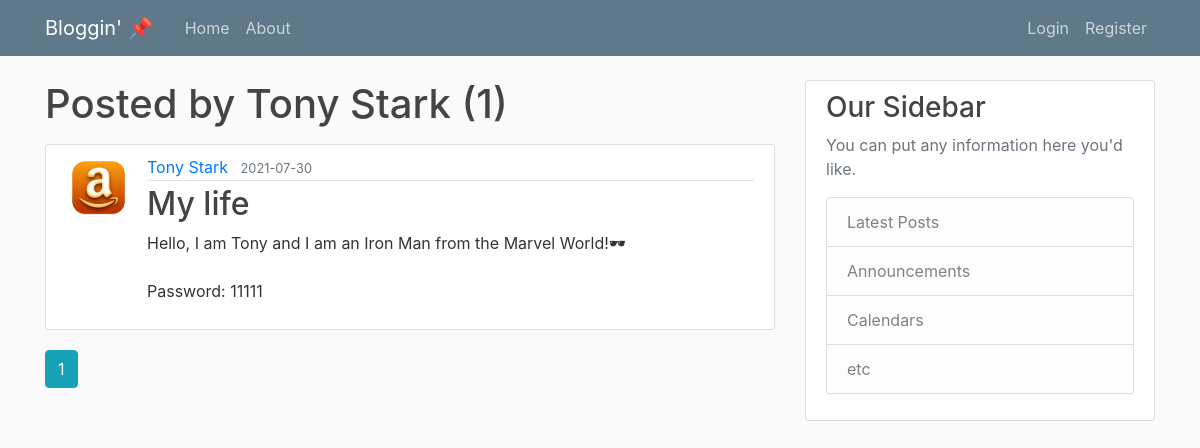
The page /user/Tony Stark on the database its author committed.
### main_flask/models.py (models this page shows, shortened)
class User(db.Model, UserMixin):
    id = db.Column(db.Integer, primary_key=True)
    username = db.Column(db.String(20), unique=True, nullable=False)
    email = db.Column(db.String(120), unique=True, nullable=False)
    image_file = db.Column(db.String(20), nullable=False,
                           default='default.jpg')
    password = db.Column(db.String(60), nullable=False)
    posts = db.relationship('Post', backref='author', lazy=True)

class Post(db.Model):
    id = db.Column(db.Integer, primary_key=True)
    title = db.Column(db.String(100), nullable=False)
    date_posted = db.Column(db.DateTime, nullable=False,
                            default=datetime.utcnow)
    content = db.Column(db.Text, nullable=False)
    user_id = db.Column(db.Integer, db.ForeignKey('user.id'), nullable=False)

### main_flask/users/routes.py (the view)
@users.route("/user/<string:username>")
def user_posts(username):
    page = request.args.get('page', 1, type=int)
    user = User.query.filter_by(username=username).first_or_404()
    posts = Post.query.filter_by(author=user)\
        .order_by(Post.date_posted.desc())\
        .paginate(page=page, per_page=5)
    return render_template('user_posts.html', posts=posts, user=user)

### main_flask/templates/user_posts.html
{% extends "layout.html" %}
{% block content %}
    <h1 class = "mb-3">Posted by {{ user.username }} ({{ posts.total }})</h1>
    {% for post in posts.items %}
        <article class="media content-section">
          <img class = "rounded-circle article-img" src = "{{ url_for('static', filename = 'profile_pics/' + post.author.image_file ) }}">
            <div class="media-body">
              <div class="article-metadata">
                <a class="mr-2" href="{{ url_for('users.user_posts', username=post.author.username) }}">{{ post.author.username }}</a>
                <small class="text-muted">{{ post.date_posted.strftime('%Y-%m-%d')}}</small>
              </div>
              <h2><a class="article-title" href="{{ url_for('posts.post', post_id = post.id) }}">{{ post.title }}</a></h2>
              <p class="article-content">{{ post.content }}</p>
            </div>
        </article>
    {% endfor %}
    {% for page_num in posts.iter_pages(left_edge=1, right_edge = 1, left_current = 1, right_current =2) %}
      {% if page_num %}
        {% if posts.page == page_num %}
            <a class = "btn btn-info mb-4" href="{{url_for('users.user_posts', username=user.username, page=page_num)}}">{{ page_num }}</a>
        {% else %}
            <a class = "btn btn-outline-info mb-4" href="{{url_for('users.user_posts', username=user.username, page=page_num)}}">{{ page_num }}</a>
        {% endif %}
      {% else %}
        ...
      {% endif %}
    {% endfor %}
{% endblock content %}

### main_flask/static/main.css (style rules this page uses)
body { background: #fafafa; color: #333333; margin-top: 5rem; }
h1, h2, h3, h4, h5, h6 { color: #444444; }
.content-section { background: #ffffff; padding: 10px 20px; border: 1px solid #dddddd; border-radius: 3px; margin-bottom: 20px; }
.article-title { color: #444444; }
.article-content { white-space: pre-line; }
.article-img { height: 65px; width: 65px; margin-right: 16px; }
.article-metadata { padding-bottom: 1px; margin-bottom: 4px; border-bottom: 1px solid #e3e3e3; }

### rows shown on the page
User: username "Tony Stark"
Post: image_file (picture), author.username "Tony Stark", date_posted "2021-07-30", title "My life", content "Hello, I am Tony and I am an Iron Man from the Marvel World!🕶 Password: 11111"

### other values the page prints
{{ posts.total }} "1"
{{ page_num }} "1"
